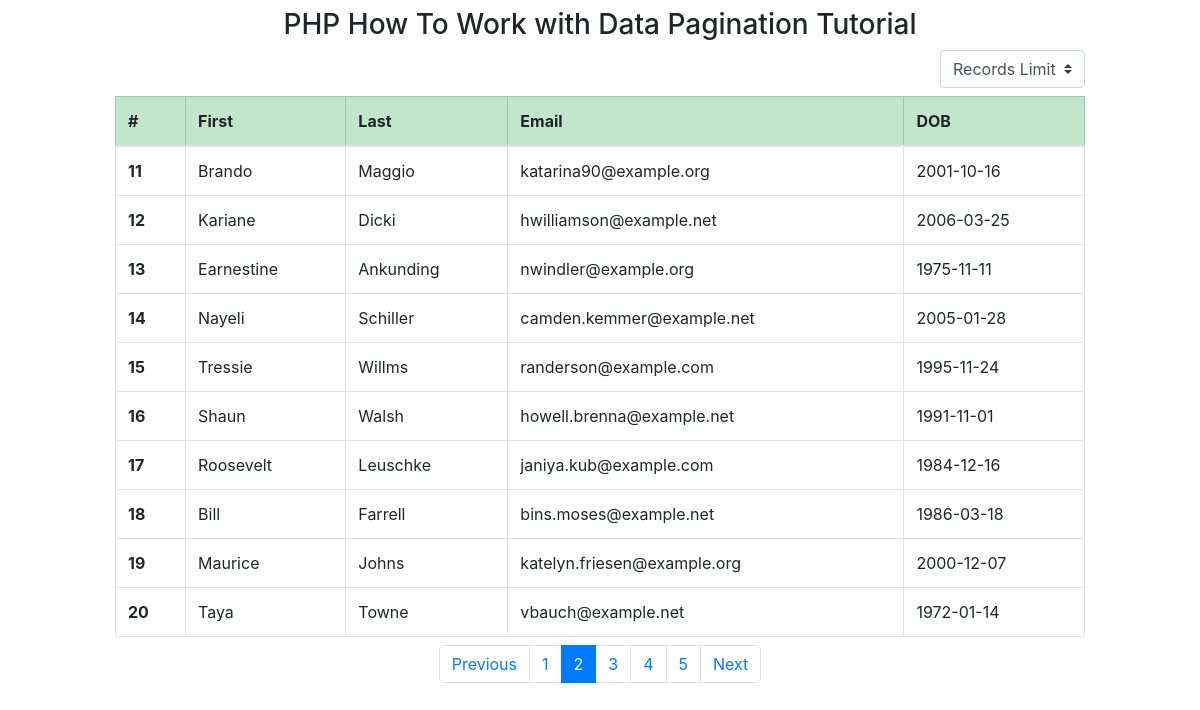
The page /php-data-pagination/index.php?page=2 on the database its author committed.
### tables this page shows
CREATE TABLE `authors` (
  `id` int(11) NOT NULL,
  `first_name` varchar(50) NOT NULL,
  `last_name` varchar(50) NOT NULL,
  `email` varchar(100) NOT NULL,
  `birthdate` date NOT NULL,
  `added` timestamp NOT NULL DEFAULT CURRENT_TIMESTAMP
);

### php-data-pagination/index.php (the view, shortened to what this page needs)
<?php
include_once 'dbconfig.php';
$limit = isset($_SESSION['records-limit']) ? $_SESSION['records-limit'] : 10;
$page = (isset($_GET['page']) && is_numeric($_GET['page'])) ? $_GET['page'] : 1;
$paginationStart = ($page - 1) * $limit;
$authors = $connection->query("SELECT * FROM authors LIMIT $paginationStart, $limit")->fetchAll();
$sql = $connection->query("SELECT count(id) AS id FROM authors")->fetchAll();
$allRecrods = $sql[0]['id'];
$totoalPages = ceil($allRecrods / $limit);
$prev = $page - 1;
$next = $page + 1;
?>
<!doctype html>
<html lang="en">
<head>
    <link rel="stylesheet" href="https://stackpath.bootstrapcdn.com/bootstrap/4.5.0/css/bootstrap.min.css">
</head>
<body>
    <div class="container mt-2">
        <h3 class="text-center mb-2">PHP How To Work with Data Pagination Tutorial</h3>
        <div class="d-flex flex-row-reverse bd-highlight mb-2">
            <form action="index.php" method="post">
                <select name="records-limit" id="records-limit" class="custom-select">
                    <option disabled selected>Records Limit</option>
                </select>
            </form>
        </div>
        <table class="table table-bordered mb-2">
            <thead>
                <tr class="table-success">
                    <th scope="col">#</th>
                    <th scope="col">First</th>
                    <th scope="col">Last</th>
                    <th scope="col">Email</th>
                    <th scope="col">DOB</th>
                </tr>
            </thead>
            <tbody>
                <?php foreach ($authors as $author) : ?>
                    <tr>
                        <th scope="row"><?php echo $author['id']; ?></th>
                        <td><?php echo $author['first_name']; ?></td>
                        <td><?php echo $author['last_name']; ?></td>
                        <td><?php echo $author['email']; ?></td>
                        <td><?php echo $author['birthdate']; ?></td>
                    </tr>
                <?php endforeach; ?>
            </tbody>
        </table>
        <nav aria-label="Page navigation example mt-5">
            <ul class="pagination justify-content-center">
                <li class="page-item <?php if ($page <= 1) {
                                            echo 'disabled';
                                        } ?>">
                    <a class="page-link" href="<?php if ($page <= 1) {
                                                    echo '#';
                                                } else {
                                                    echo "?page=" . $prev;
                                                } ?>">Previous</a>
                </li>
                <?php for ($i = 1; $i <= $totoalPages; $i++) : ?>
                    <li class="page-item <?php if ($page == $i) {
                                                echo 'active';
                                            } ?>">
                        <a class="page-link" href="index.php?page=<?= $i; ?>"> <?= $i; ?> </a>
                    </li>
                <?php endfor; ?>
                <li class="page-item <?php if ($page >= $totoalPages) {
                                            echo 'disabled';
                                        } ?>">
                    <a class="page-link" href="<?php if ($page >= $totoalPages) {
                                                    echo '#';
                                                } else {
                                                    echo "?page=" . $next;
                                                } ?>">Next</a>
                </li>
            </ul>
        </nav>
    </div>
</body>
</html>

### php-data-pagination/index.php (style rules this page uses)
.container { max-width: 1000px }
.custom-select { max-width: 150px }

### rows shown on the page
authors: id "11", first_name "Brando", last_name "Maggio", email "katarina90@example.org", birthdate "2001-10-16"
authors: id "12", first_name "Kariane", last_name "Dicki", email "hwilliamson@example.net", birthdate "2006-03-25"
authors: id "13", first_name "Earnestine", last_name "Ankunding", email "nwindler@example.org", birthdate "1975-11-11"
authors: id "14", first_name "Nayeli", last_name "Schiller", email "camden.kemmer@example.net", birthdate "2005-01-28"
authors: id "15", first_name "Tressie", last_name "Willms", email "randerson@example.com", birthdate "1995-11-24"
authors: id "16", first_name "Shaun", last_name "Walsh", email "howell.brenna@example.net", birthdate "1991-11-01"
authors: id "17", first_name "Roosevelt", last_name "Leuschke", email "janiya.kub@example.com", birthdate "1984-12-16"
authors: id "18", first_name "Bill", last_name "Farrell", email "bins.moses@example.net", birthdate "1986-03-18"
authors: id "19", first_name "Maurice", last_name "Johns", email "katelyn.friesen@example.org", birthdate "2000-12-07"
authors: id "20", first_name "Taya", last_name "Towne", email "vbauch@example.net", birthdate "1972-01-14"
